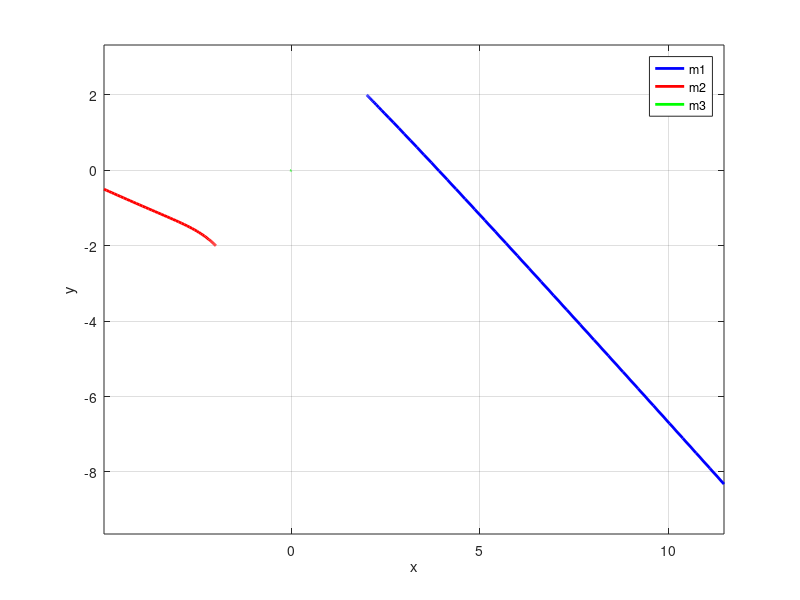

Here is the MATLAB script that generated this plot:
clc;clear;
G = 1;        
m1 = 0.3;     
m2 = 0.03;    
m3 = 0.03;    
odefun = @(t, Y) [
    Y(3); % x1' = vx1
    Y(4); % y1' = vy1
    Y(7); % x2' = vx2
    Y(8); % y2' = vy2
    Y(11); % x3' = vx3
    Y(12); % y3' = vy3
    -G * m2 * (Y(1) - Y(5)) / ((Y(1) - Y(5))^2 + (Y(2) - Y(6))^2)^1.5 - G * m3 * (Y(1) - Y(9)) / ((Y(1) - Y(9))^2 + (Y(2) - Y(10))^2)^1.5; % vx1'
    -G * m2 * (Y(2) - Y(6)) / ((Y(1) - Y(5))^2 + (Y(2) - Y(6))^2)^1.5 - G * m3 * (Y(2) - Y(10)) / ((Y(1) - Y(9))^2 + (Y(2) - Y(10))^2)^1.5; % vy1'
    -G * m1 * (Y(1) - Y(5)) / ((Y(1) - Y(5))^2 + (Y(2) - Y(6))^2)^1.5 - G * m3 * (Y(5) - Y(9)) / ((Y(5) - Y(9))^2 + (Y(6) - Y(10))^2)^1.5;  % vx2'
    -G * m1 * (Y(2) - Y(6)) / ((Y(1) - Y(5))^2 + (Y(2) - Y(6))^2)^1.5 - G * m3 * (Y(6) - Y(10)) / ((Y(5) - Y(9))^2 + (Y(6) - Y(10))^2)^1.5; % vy2'
    -G * m1 * (Y(1) - Y(9)) / ((Y(1) - Y(9))^2 + (Y(2) - Y(10))^2)^1.5 - G * m2 * (Y(5) - Y(9)) / ((Y(5) - Y(9))^2 + (Y(6) - Y(10))^2)^1.5; % vx3'
    -G * m1 * (Y(2) - Y(10)) / ((Y(1) - Y(9))^2 + (Y(2) - Y(10))^2)^1.5 - G * m2 * (Y(6) - Y(10)) / ((Y(5) - Y(9))^2 + (Y(6) - Y(10))^2)^1.5; % vy3'
];
tspan = [0 10];
y0 = [2; 2; 0; 0; -2; -2; 0.2; -0.2; 0; 0; -0.2; 0.2];
[t, Y] = ode45(odefun, tspan, y0);
plot(Y(:,1), Y(:,2), 'b', 'LineWidth', 2);  % 物体1轨迹
hold on;
plot(Y(:,5), Y(:,6), 'r', 'LineWidth', 2);  % 物体2轨迹
plot(Y(:,9), Y(:,10), 'g', 'LineWidth', 2); % 物体3轨迹
xlabel('x');
ylabel('y');
legend('m1', 'm2', 'm3');
grid on;
axis equal;
hold off

y02 = [2; 2; 0; 0; -2; -2; 0.20001; -0.2; 0; 0; -0.2; 0.2];
[t, Y2] = ode45(odefun, tspan, y02);
delta2 = Y(:,2) - Y2(:,2);
